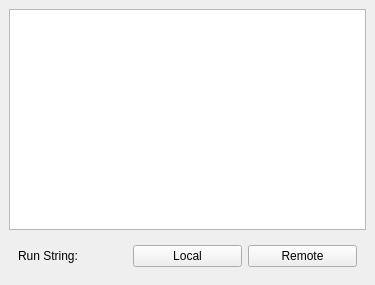
<?xml version="1.0" encoding="UTF-8"?>
<ui version="4.0">
 <class>RunStringDock</class>
 <widget class="QDockWidget" name="RunStringDock">
  <property name="geometry">
   <rect>
    <x>0</x>
    <y>0</y>
    <width>375</width>
    <height>285</height>
   </rect>
  </property>
  <property name="windowTitle">
   <string>Run String</string>
  </property>
  <widget class="QWidget" name="dockWidgetContents">
   <layout class="QVBoxLayout" name="verticalLayout_2">
    <item>
     <widget class="QTextEdit" name="textEdit"/>
    </item>
    <item>
     <widget class="QWidget" name="horizontalWidget" native="true">
      <property name="minimumSize">
       <size>
        <width>30</width>
        <height>30</height>
       </size>
      </property>
      <layout class="QHBoxLayout" name="horizontalLayout">
       <item>
        <widget class="QLabel" name="label">
         <property name="text">
          <string>Run String:</string>
         </property>
        </widget>
       </item>
       <item>
        <widget class="QPushButton" name="btnlocal">
         <property name="text">
          <string>Local</string>
         </property>
        </widget>
       </item>
       <item>
        <widget class="QPushButton" name="btnremote">
         <property name="text">
          <string>Remote</string>
         </property>
        </widget>
       </item>
      </layout>
     </widget>
    </item>
   </layout>
  </widget>
 </widget>
 <resources/>
 <connections/>
</ui>
